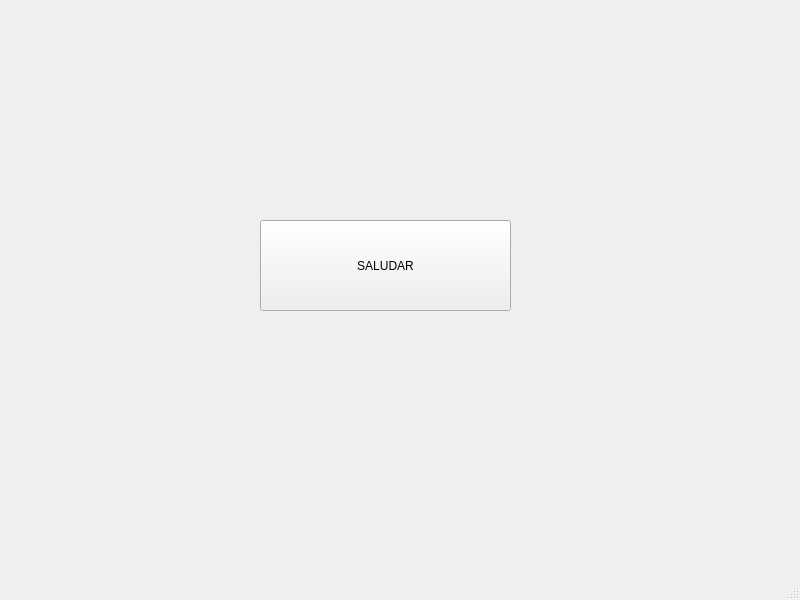
<?xml version="1.0" encoding="UTF-8"?>
<ui version="4.0">
 <class>MainWindow</class>
 <widget class="QMainWindow" name="MainWindow">
  <property name="geometry">
   <rect>
    <x>0</x>
    <y>0</y>
    <width>800</width>
    <height>600</height>
   </rect>
  </property>
  <property name="windowTitle">
   <string>MainWindow</string>
  </property>
  <widget class="QWidget" name="centralwidget">
   <widget class="QPushButton" name="btn_saludar">
    <property name="geometry">
     <rect>
      <x>260</x>
      <y>220</y>
      <width>251</width>
      <height>91</height>
     </rect>
    </property>
    <property name="text">
     <string>SALUDAR</string>
    </property>
   </widget>
  </widget>
  <widget class="QMenuBar" name="menubar">
   <property name="geometry">
    <rect>
     <x>0</x>
     <y>0</y>
     <width>800</width>
     <height>26</height>
    </rect>
   </property>
  </widget>
  <widget class="QStatusBar" name="statusbar"/>
 </widget>
 <resources/>
 <connections/>
</ui>
